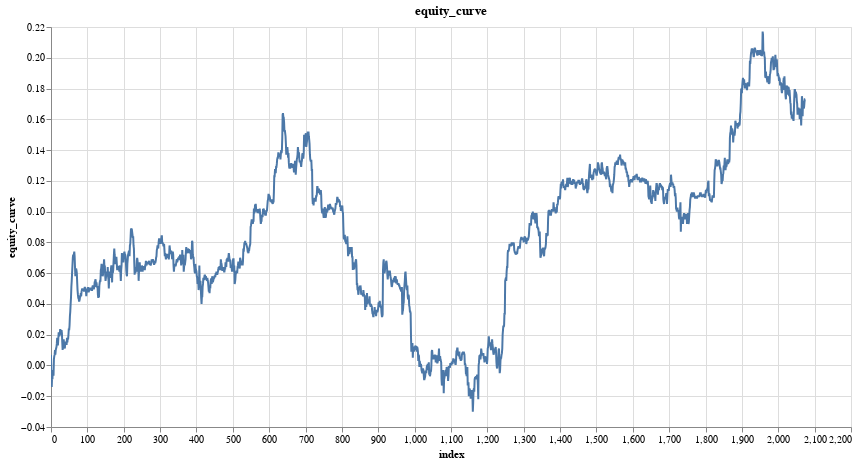

Notebook cell for this chart:
### Code cell
research.plot_column(model_trades, 'equity_curve')

### Figure 1 — Vega specification as saved in the notebook (floating-point values rounded to 4 significant figures; data arrays with more than 128 entries replaced by an {"elided": "..."} marker saying what was removed)
{"$schema": "https://vega.github.io/schema/vega/v5.json", "data": [{"name": "param_9_store"}, {"name": "source_0", "values": {"elided": "2075 records"}}, {"name": "source_0_x_domain_index", "values": [{"min": 0, "max": 2074}]}, {"name": "source_0_y_domain_equity_curve", "values": [{"min": -0.03, "max": 0.217}]}], "signals": [{"name": "unit", "value": {}, "on": [{"events": "pointermove", "update": "isTuple(group()) ? group() : unit"}]}, {"name": "param_9", "update": "vlSelectionResolve(\"param_9_store\", \"union\")"}, {"name": "param_9_index", "on": [{"events": [{"source": "view", "type": "dblclick"}], "update": "null"}, {"events": {"signal": "param_9_translate_delta"}, "update": "panLinear(param_9_translate_anchor.extent_x, -param_9_translate_delta.x / width)"}, {"events": {"signal": "param_9_zoom_delta"}, "update": "zoomLinear(domain(\"x\"), param_9_zoom_anchor.x, param_9_zoom_delta)"}]}, {"name": "param_9_equity_curve", "on": [{"events": [{"source": "view", "type": "dblclick"}], "update": "null"}, {"events": {"signal": "param_9_translate_delta"}, "update": "panLinear(param_9_translate_anchor.extent_y, param_9_translate_delta.y / height)"}, {"events": {"signal": "param_9_zoom_delta"}, "update": "zoomLinear(domain(\"y\"), param_9_zoom_anchor.y, param_9_zoom_delta)"}]}, {"name": "param_9_tuple", "on": [{"events": [{"signal": "param_9_index || param_9_equity_curve"}], "update": "param_9_index && param_9_equity_curve ? {unit: \"\", fields: param_9_tuple_fields, values: [param_9_index,param_9_equity_curve]} : null"}]}, {"name": "param_9_tuple_fields", "value": [{"field": "index", "channel": "x", "type": "R"}, {"field": "equity_curve", "channel": "y", "type": "R"}]}, {"name": "param_9_translate_anchor", "value": {}, "on": [{"events": [{"source": "scope", "type": "pointerdown"}], "update": "{x: x(unit), y: y(unit), extent_x: domain(\"x\"), extent_y: domain(\"y\")}"}]}, {"name": "param_9_translate_delta", "value": {}, "on": [{"events": [{"source": "window", "between": [{"source": "scope", "type": "pointerdown"}, {"source": "window", "type": "pointerup"}], "consume": true, "type": "pointermove"}], "update": "{x: param_9_translate_anchor.x - x(unit), y: param_9_translate_anchor.y - y(unit)}"}]}, {"name": "param_9_zoom_anchor", "on": [{"events": [{"source": "scope", "type": "wheel", "consume": true}], "update": "{x: invert(\"x\", x(unit)), y: invert(\"y\", y(unit))}"}]}, {"name": "param_9_zoom_delta", "on": [{"events": [{"source": "scope", "consume": true, "type": "wheel"}], "update": "pow(1.001, event.deltaY * pow(16, event.deltaMode))", "force": true}]}, {"name": "param_9_modify", "on": [{"events": {"signal": "param_9_tuple"}, "update": "modify(\"param_9_store\", param_9_tuple, true)"}]}], "marks": [{"type": "line", "name": "marks", "from": {"data": "source_0"}, "sort": {"field": "x"}, "encode": {"update": {"y": {"field": "equity_curve", "scale": "y"}, "defined": {"signal": "isValid(datum[\"index\"]) && isFinite(+datum[\"index\"]) && isValid(datum[\"equity_curve\"]) && isFinite(+datum[\"equity_curve\"])"}, "tooltip": {"signal": "{\"index\": format(datum[\"index\"], \"\"), \"equity_curve\": format(datum[\"equity_curve\"], \"\")}"}, "stroke": {"value": "#4c78a8"}, "x": {"field": "index", "scale": "x"}}}, "clip": true, "style": ["line"], "interactive": true}], "scales": [{"name": "x", "type": "linear", "domain": [{"signal": "(data(\"source_0_x_domain_index\")[0] || {}).min"}, {"signal": "(data(\"source_0_x_domain_index\")[0] || {}).max"}], "range": [0, {"signal": "width"}], "zero": false, "nice": true, "domainRaw": {"signal": "param_9[\"index\"]"}}, {"name": "y", "type": "linear", "domain": [{"signal": "(data(\"source_0_y_domain_equity_curve\")[0] || {}).min"}, {"signal": "(data(\"source_0_y_domain_equity_curve\")[0] || {}).max"}], "range": [{"signal": "height"}, 0], "domainRaw": {"signal": "param_9[\"equity_curve\"]"}, "zero": true, "nice": true}], "axes": [{"scale": "x", "aria": false, "minExtent": 0, "ticks": false, "domain": false, "gridScale": "y", "orient": "bottom", "labels": false, "maxExtent": 0, "tickCount": {"signal": "ceil(width/40)"}, "zindex": 0, "grid": true}, {"scale": "y", "aria": false, "minExtent": 0, "zindex": 0, "orient": "left", "labels": false, "grid": true, "tickCount": {"signal": "ceil(height/40)"}, "maxExtent": 0, "ticks": false, "domain": false, "gridScale": "x"}, {"scale": "x", "title": "index", "orient": "bottom", "grid": false, "labelOverlap": true, "labelFlush": true, "tickCount": {"signal": "ceil(width/40)"}, "zindex": 0}, {"scale": "y", "zindex": 0, "orient": "left", "tickCount": {"signal": "ceil(height/40)"}, "grid": false, "title": "equity_curve", "labelOverlap": true}], "title": {"text": "equity_curve", "frame": "group"}, "padding": 5, "width": 800, "height": 400, "style": "cell", "background": "white"}
